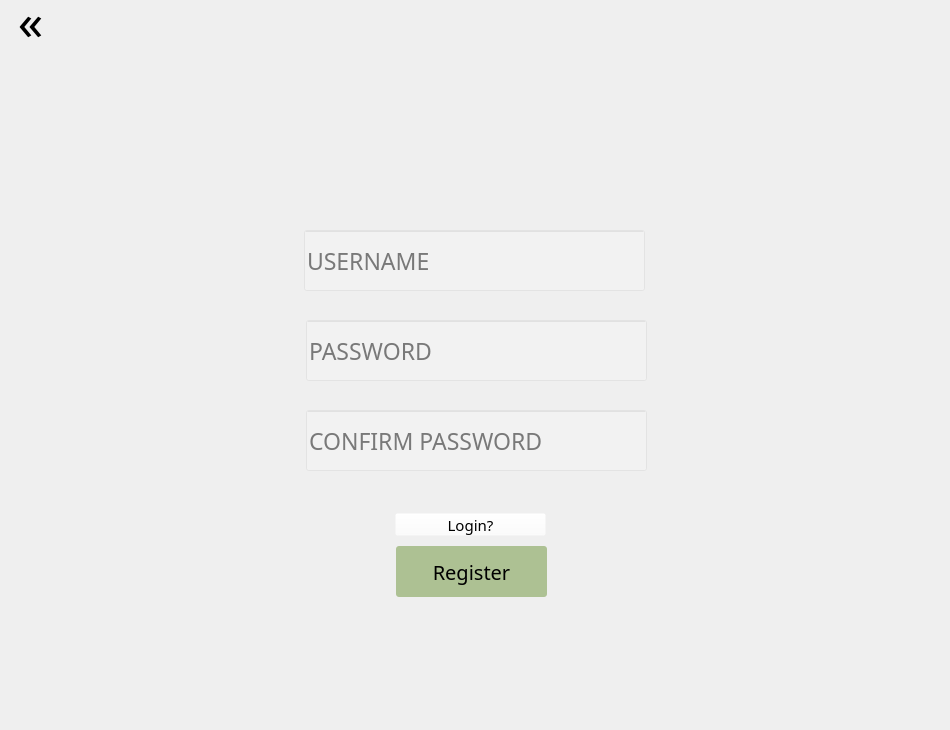
<?xml version="1.0" encoding="UTF-8"?>
<ui version="4.0">
 <class>Dialog</class>
 <widget class="QDialog" name="Dialog">
  <property name="geometry">
   <rect>
    <x>0</x>
    <y>0</y>
    <width>950</width>
    <height>730</height>
   </rect>
  </property>
  <property name="minimumSize">
   <size>
    <width>950</width>
    <height>730</height>
   </size>
  </property>
  <property name="maximumSize">
   <size>
    <width>950</width>
    <height>730</height>
   </size>
  </property>
  <property name="windowTitle">
   <string>Dialog</string>
  </property>
  <property name="styleSheet">
   <string notr="true">QDialog#Dialog{
background: url('C:/Users/ARYA/Desktop/CoSc/College/S4/DBMS/DBMS Project/Images/signup.png') center no-repeat;
}</string>
  </property>
  <widget class="QPushButton" name="back">
   <property name="geometry">
    <rect>
     <x>0</x>
     <y>-10</y>
     <width>61</width>
     <height>61</height>
    </rect>
   </property>
   <property name="styleSheet">
    <string notr="true">QPushButton{
font-family: Lexend Deca;
font-size: 50px;
background-color: rgba(107, 147, 54, 0);
border: none;
}

QPushButton:hover{
color: green;
}

QPushButton:pressed{
font-size: 49px;
}</string>
   </property>
   <property name="text">
    <string>«</string>
   </property>
  </widget>
  <widget class="QLineEdit" name="usern">
   <property name="geometry">
    <rect>
     <x>304</x>
     <y>230</y>
     <width>341</width>
     <height>61</height>
    </rect>
   </property>
   <property name="styleSheet">
    <string notr="true">QLineEdit{
background: rgba(255, 255, 255, 0.2);
font-family: Lexend Deca;
font-size: 23px;
}

QLineEdit:focus{
background: rgba(255, 255, 255, 0.5);
}</string>
   </property>
   <property name="placeholderText">
    <string>USERNAME</string>
   </property>
  </widget>
  <widget class="QLineEdit" name="password">
   <property name="geometry">
    <rect>
     <x>306</x>
     <y>320</y>
     <width>341</width>
     <height>61</height>
    </rect>
   </property>
   <property name="styleSheet">
    <string notr="true">QLineEdit{
background: rgba(255, 255, 255, 0.2);
font-family: Lexend Deca;
font-size: 23px;
}

QLineEdit:focus{
background: rgba(255, 255, 255, 0.5);
}</string>
   </property>
   <property name="echoMode">
    <enum>QLineEdit::Password</enum>
   </property>
   <property name="placeholderText">
    <string>PASSWORD</string>
   </property>
  </widget>
  <widget class="QLineEdit" name="conpassword">
   <property name="geometry">
    <rect>
     <x>306</x>
     <y>410</y>
     <width>341</width>
     <height>61</height>
    </rect>
   </property>
   <property name="styleSheet">
    <string notr="true">QLineEdit{
background: rgba(255, 255, 255, 0.2);
font-family: Lexend Deca;
font-size: 23px;
}

QLineEdit:focus{
background: rgba(255, 255, 255, 0.5);
}</string>
   </property>
   <property name="echoMode">
    <enum>QLineEdit::Password</enum>
   </property>
   <property name="placeholderText">
    <string>CONFIRM PASSWORD</string>
   </property>
  </widget>
  <widget class="QPushButton" name="regis">
   <property name="geometry">
    <rect>
     <x>396</x>
     <y>546</y>
     <width>151</width>
     <height>51</height>
    </rect>
   </property>
   <property name="styleSheet">
    <string notr="true">QPushButton#regis{
font-family: Lexend Deca;
font-size: 20px;
background-color: rgba(107, 147, 54, 0.5);
border: none;
border-radius: 3px;
}

QPushButton#regis:hover{
background-color: rgb(107, 147, 54);
}

QPushButton#regis:pressed{
color: white;
}</string>
   </property>
   <property name="text">
    <string>Register</string>
   </property>
  </widget>
  <widget class="QLabel" name="correct">
   <property name="geometry">
    <rect>
     <x>390</x>
     <y>478</y>
     <width>161</width>
     <height>31</height>
    </rect>
   </property>
   <property name="styleSheet">
    <string notr="true">QLabel#correct{
text-align: center;
color: green;
font-family: Lexend Deca;
font-size: 15px;
}</string>
   </property>
   <property name="text">
    <string/>
   </property>
  </widget>
  <widget class="QLabel" name="incorrect">
   <property name="geometry">
    <rect>
     <x>380</x>
     <y>491</y>
     <width>191</width>
     <height>16</height>
    </rect>
   </property>
   <property name="styleSheet">
    <string notr="true">QLabel#incorrect{
text-align: center;
color: red;
font-family: Lexend Deca;
font-size: 15px;
}</string>
   </property>
   <property name="text">
    <string/>
   </property>
  </widget>
  <widget class="QPushButton" name="log">
   <property name="geometry">
    <rect>
     <x>395</x>
     <y>513</y>
     <width>151</width>
     <height>23</height>
    </rect>
   </property>
   <property name="styleSheet">
    <string notr="true">QPushButton{
text-align: center;
font-family: Lexend Deca;
font-size: 15px;
background: rgba(255, 255, 255, 0);
}

QPushButton:hover{
text-decoration: underline;
}

QPushButton:pressed{
color: green;
}</string>
   </property>
   <property name="text">
    <string>Login?</string>
   </property>
  </widget>
 </widget>
 <resources/>
 <connections/>
</ui>
